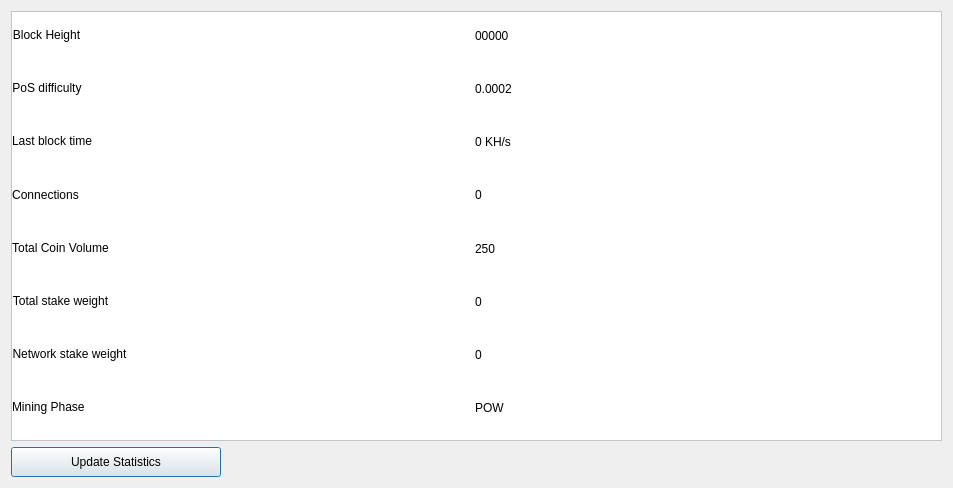
<?xml version="1.0" encoding="UTF-8"?>
<ui version="4.0">
 <class>StatisticsPage</class>
 <widget class="QWidget" name="StatisticsPage">
  <property name="geometry">
   <rect>
    <x>0</x>
    <y>0</y>
    <width>953</width>
    <height>488</height>
   </rect>
  </property>
  <property name="windowTitle">
   <string>Address Book</string>
  </property>
  <layout class="QVBoxLayout" name="verticalLayout">
   <item>
    <widget class="QFrame" name="gridFrame_2">
     <property name="sizePolicy">
      <sizepolicy hsizetype="Expanding" vsizetype="Expanding">
       <horstretch>0</horstretch>
       <verstretch>0</verstretch>
      </sizepolicy>
     </property>
     <property name="font">
      <font>
       <family>Sans Serif</family>
      </font>
     </property>
     <property name="autoFillBackground">
      <bool>false</bool>
     </property>
     <property name="styleSheet">
      <string notr="true">background-color: rgb(255, 255, 255);</string>
     </property>
     <property name="frameShape">
      <enum>QFrame::StyledPanel</enum>
     </property>
     <property name="lineWidth">
      <number>1</number>
     </property>
     <layout class="QGridLayout" name="gridLayout">
      <property name="leftMargin">
       <number>0</number>
      </property>
      <property name="topMargin">
       <number>0</number>
      </property>
      <item row="4" column="0" alignment="Qt::AlignLeft">
       <widget class="QLabel" name="label_8">
        <property name="text">
         <string>&lt;html&gt;&lt;head/&gt;&lt;body&gt;&lt;p&gt;Total Coin Volume&lt;/p&gt;&lt;/body&gt;&lt;/html&gt;</string>
        </property>
        <property name="alignment">
         <set>Qt::AlignCenter</set>
        </property>
        <property name="margin">
         <number>1</number>
        </property>
       </widget>
      </item>
      <item row="5" column="0" alignment="Qt::AlignLeft">
       <widget class="QLabel" name="label_10">
        <property name="text">
         <string>&lt;html&gt;&lt;head/&gt;&lt;body&gt;&lt;p&gt;Total stake weight&lt;/p&gt;&lt;/body&gt;&lt;/html&gt;</string>
        </property>
        <property name="alignment">
         <set>Qt::AlignCenter</set>
        </property>
        <property name="margin">
         <number>1</number>
        </property>
       </widget>
      </item>
      <item row="5" column="1">
       <widget class="QLabel" name="minBox">
        <property name="text">
         <string>0</string>
        </property>
       </widget>
      </item>
      <item row="6" column="1">
       <widget class="QLabel" name="maxBox">
        <property name="text">
         <string>0</string>
        </property>
       </widget>
      </item>
      <item row="7" column="0" alignment="Qt::AlignLeft">
       <widget class="QLabel" name="label_15">
        <property name="text">
         <string>&lt;html&gt;&lt;head/&gt;&lt;body&gt;&lt;p&gt;Mining Phase&lt;/p&gt;&lt;/body&gt;&lt;/html&gt;</string>
        </property>
        <property name="alignment">
         <set>Qt::AlignLeading|Qt::AlignLeft|Qt::AlignVCenter</set>
        </property>
        <property name="margin">
         <number>1</number>
        </property>
       </widget>
      </item>
      <item row="0" column="0" alignment="Qt::AlignLeft">
       <widget class="QLabel" name="label_14">
        <property name="text">
         <string>&lt;html&gt;&lt;head/&gt;&lt;body&gt;&lt;p&gt;Block Height&lt;/p&gt;&lt;/body&gt;&lt;/html&gt;</string>
        </property>
        <property name="alignment">
         <set>Qt::AlignCenter</set>
        </property>
        <property name="margin">
         <number>1</number>
        </property>
       </widget>
      </item>
      <item row="0" column="1">
       <widget class="QLabel" name="heightBox">
        <property name="text">
         <string>00000</string>
        </property>
       </widget>
      </item>
      <item row="3" column="0" alignment="Qt::AlignLeft">
       <widget class="QLabel" name="label1_2">
        <property name="text">
         <string>&lt;html&gt;&lt;head/&gt;&lt;body&gt;&lt;p&gt;Connections&lt;/p&gt;&lt;/body&gt;&lt;/html&gt;</string>
        </property>
        <property name="alignment">
         <set>Qt::AlignCenter</set>
        </property>
        <property name="margin">
         <number>1</number>
        </property>
       </widget>
      </item>
      <item row="3" column="1">
       <widget class="QLabel" name="connectionBox">
        <property name="text">
         <string>0</string>
        </property>
       </widget>
      </item>
      <item row="1" column="0" alignment="Qt::AlignLeft">
       <widget class="QLabel" name="label_9">
        <property name="text">
         <string>&lt;html&gt;&lt;head/&gt;&lt;body&gt;&lt;p&gt;PoS difficulty&lt;/p&gt;&lt;/body&gt;&lt;/html&gt;</string>
        </property>
        <property name="alignment">
         <set>Qt::AlignCenter</set>
        </property>
        <property name="margin">
         <number>1</number>
        </property>
       </widget>
      </item>
      <item row="1" column="1">
       <widget class="QLabel" name="diffBox2">
        <property name="text">
         <string>0.0002</string>
        </property>
       </widget>
      </item>
      <item row="6" column="0" alignment="Qt::AlignLeft">
       <widget class="QLabel" name="label_11">
        <property name="text">
         <string>&lt;html&gt;&lt;head/&gt;&lt;body&gt;&lt;p&gt;Network stake weight&lt;/p&gt;&lt;/body&gt;&lt;/html&gt;</string>
        </property>
        <property name="alignment">
         <set>Qt::AlignCenter</set>
        </property>
        <property name="margin">
         <number>1</number>
        </property>
       </widget>
      </item>
      <item row="2" column="1">
       <widget class="QLabel" name="localBox">
        <property name="text">
         <string>0 KH/s</string>
        </property>
       </widget>
      </item>
      <item row="7" column="1">
       <widget class="QLabel" name="cBox">
        <property name="text">
         <string>POW</string>
        </property>
       </widget>
      </item>
      <item row="4" column="1">
       <widget class="QLabel" name="volumeBox">
        <property name="text">
         <string>250</string>
        </property>
       </widget>
      </item>
      <item row="2" column="0" alignment="Qt::AlignLeft">
       <widget class="QLabel" name="label3_2">
        <property name="text">
         <string>&lt;html&gt;&lt;head/&gt;&lt;body&gt;&lt;p&gt;Last block time&lt;/p&gt;&lt;/body&gt;&lt;/html&gt;</string>
        </property>
        <property name="alignment">
         <set>Qt::AlignCenter</set>
        </property>
        <property name="margin">
         <number>1</number>
        </property>
       </widget>
      </item>
     </layout>
    </widget>
   </item>
   <item alignment="Qt::AlignLeft">
    <widget class="QPushButton" name="startButton">
     <property name="minimumSize">
      <size>
       <width>210</width>
       <height>30</height>
      </size>
     </property>
     <property name="maximumSize">
      <size>
       <width>210</width>
       <height>30</height>
      </size>
     </property>
     <property name="text">
      <string>Update Statistics</string>
     </property>
     <property name="default">
      <bool>true</bool>
     </property>
     <property name="flat">
      <bool>false</bool>
     </property>
    </widget>
   </item>
  </layout>
 </widget>
 <resources>
  <include location="../bitcoin.qrc"/>
 </resources>
 <connections/>
</ui>
